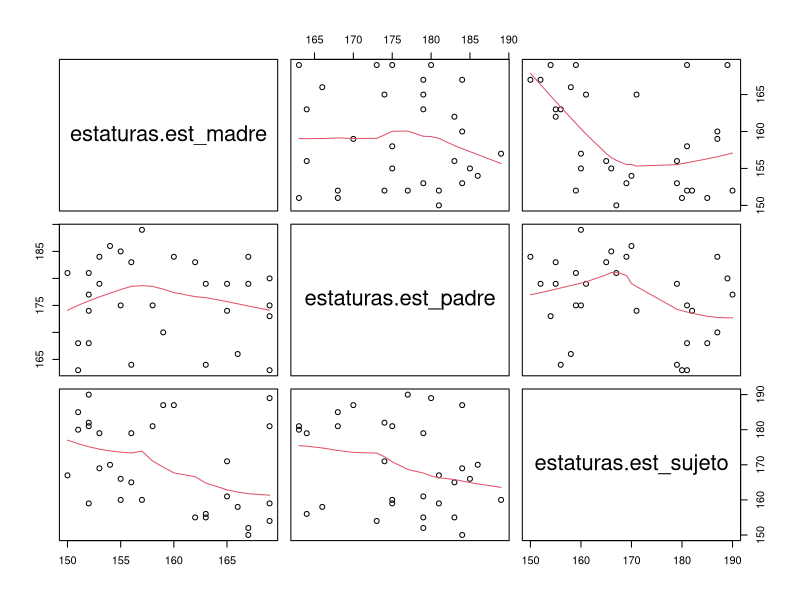

Reproduce this figure in R.
## ---- chunk 1
library(magrittr)
library(readr)
library(psych)
library(knitr)
## ---- chunk 2
estaturas <- read_csv("estaturas.csv")
colnames(estaturas) <- c("est","genero","exp","est_ma", "est_pa","ced", 
                         "ced_ma","ced_pa","exp_pa","exp_ma")
kable(rbind(head(estaturas, n = 5),
            rep(".", ncol(estaturas)), rep(".", ncol(estaturas)),
            rep(".", ncol(estaturas)),
            tail(estaturas, n = 5)),digits = 30, align = "c")
estaturas <- read_csv("estaturas.csv")

## ---- chunk 3

str(estaturas)
estaturas$genero %<>% as.factor()
estaturas$exp_sujeto %<>% as.Date()
estaturas$exp_madre %<>% as.Date() 
estaturas$exp_padre %<>% as.Date() 

estaturas$ced_sujeto %<>% as.character()
estaturas$ced_madre %<>% as.character()
estaturas$ced_padre %<>% as.character()
## ---- chunk 4
#separando las variables numericas
esta <-  data.frame(estaturas$est_madre,estaturas$est_padre,estaturas$est_sujeto)
pairs(esta, panel = panel.smooth)
## ---- chunk 5
cor(esta, use = "everything", method = "pearson")
## ---- chunk 6
modelo1 <- lm(data = estaturas, est_sujeto ~  genero+est_madre+est_padre)
summary(modelo1)
